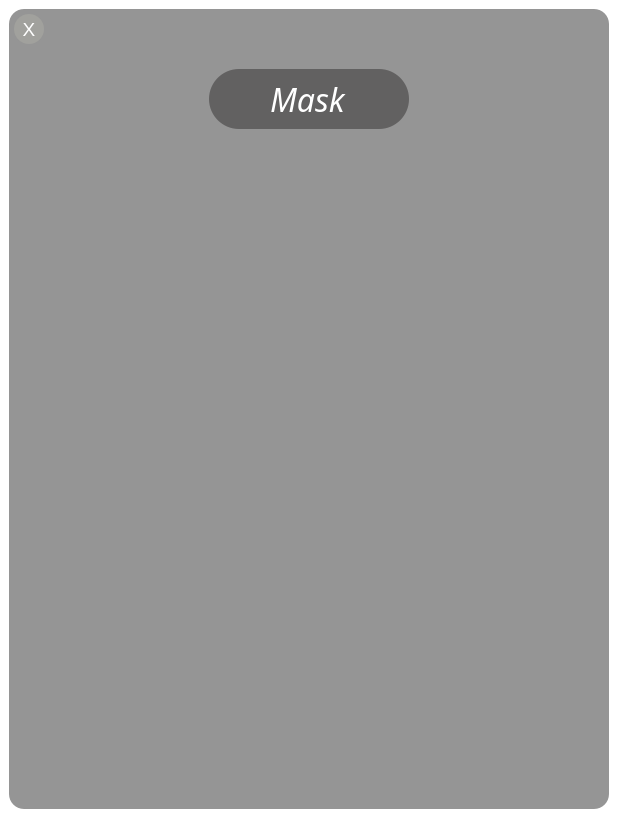
<?xml version="1.0" encoding="UTF-8"?>
<ui version="4.0">
 <class>Widget</class>
 <widget class="QWidget" name="Widget">
  <property name="geometry">
   <rect>
    <x>0</x>
    <y>0</y>
    <width>618</width>
    <height>818</height>
   </rect>
  </property>
  <property name="sizePolicy">
   <sizepolicy hsizetype="Preferred" vsizetype="Preferred">
    <horstretch>0</horstretch>
    <verstretch>0</verstretch>
   </sizepolicy>
  </property>
  <property name="maximumSize">
   <size>
    <width>618</width>
    <height>818</height>
   </size>
  </property>
  <property name="windowTitle">
   <string>Widget</string>
  </property>
  <property name="styleSheet">
   <string notr="true">QWidget{
	background-color: rgba(0, 0, 0, 0);
}</string>
  </property>
  <layout class="QGridLayout" name="gridLayout">
   <property name="leftMargin">
    <number>0</number>
   </property>
   <property name="topMargin">
    <number>0</number>
   </property>
   <property name="rightMargin">
    <number>0</number>
   </property>
   <property name="bottomMargin">
    <number>0</number>
   </property>
   <property name="spacing">
    <number>0</number>
   </property>
   <item row="0" column="0">
    <widget class="MyFrame" name="m_frame">
     <property name="sizePolicy">
      <sizepolicy hsizetype="Fixed" vsizetype="Fixed">
       <horstretch>0</horstretch>
       <verstretch>0</verstretch>
      </sizepolicy>
     </property>
     <property name="minimumSize">
      <size>
       <width>600</width>
       <height>800</height>
      </size>
     </property>
     <property name="maximumSize">
      <size>
       <width>600</width>
       <height>800</height>
      </size>
     </property>
     <property name="baseSize">
      <size>
       <width>600</width>
       <height>800</height>
      </size>
     </property>
     <property name="font">
      <font>
       <family>Cascadia Code PL</family>
       <italic>true</italic>
       <bold>true</bold>
      </font>
     </property>
     <property name="mouseTracking">
      <bool>true</bool>
     </property>
     <property name="focusPolicy">
      <enum>Qt::ClickFocus</enum>
     </property>
     <property name="styleSheet">
      <string notr="true">QFrame{
	border-style: 1px solid;
	border-radius: 15px;
	background-color: rgba(43, 43, 43, 0.5);
    

}</string>
     </property>
     <property name="frameShape">
      <enum>QFrame::StyledPanel</enum>
     </property>
     <property name="frameShadow">
      <enum>QFrame::Raised</enum>
     </property>
     <widget class="QPushButton" name="m_closeButton">
      <property name="geometry">
       <rect>
        <x>5</x>
        <y>5</y>
        <width>30</width>
        <height>30</height>
       </rect>
      </property>
      <property name="font">
       <font>
        <pointsize>14</pointsize>
        <bold>false</bold>
       </font>
      </property>
      <property name="whatsThis">
       <string>exit application</string>
      </property>
      <property name="styleSheet">
       <string notr="true">
QPushButton{
	color: white;
	border-style: none;
	border-radius: 15px;	
	background-color: rgba(187, 187, 174, 0.3);
}
QPushButton:hover{
	border-style: none;
	border-radius: 15px;	
	background-color: rgba(255, 103, 129, 1);
}
</string>
      </property>
      <property name="text">
       <string>X</string>
      </property>
     </widget>
     <widget class="MyLineEdit" name="m_lineEdit">
      <property name="geometry">
       <rect>
        <x>200</x>
        <y>60</y>
        <width>200</width>
        <height>60</height>
       </rect>
      </property>
      <property name="sizePolicy">
       <sizepolicy hsizetype="Preferred" vsizetype="Preferred">
        <horstretch>0</horstretch>
        <verstretch>0</verstretch>
       </sizepolicy>
      </property>
      <property name="font">
       <font>
        <family>Cascadia Mono</family>
        <pointsize>24</pointsize>
        <italic>true</italic>
        <bold>false</bold>
       </font>
      </property>
      <property name="mouseTracking">
       <bool>true</bool>
      </property>
      <property name="tabletTracking">
       <bool>true</bool>
      </property>
      <property name="focusPolicy">
       <enum>Qt::ClickFocus</enum>
      </property>
      <property name="contextMenuPolicy">
       <enum>Qt::DefaultContextMenu</enum>
      </property>
      <property name="acceptDrops">
       <bool>false</bool>
      </property>
      <property name="styleSheet">
       <string notr="true">QLineEdit{
	color: white;
	border-style: none;
	border-radius: 30;
	background-color: rgba(46, 45, 44, 0.5);
}
QLineEdit:hover{
	color: white;
	border-style: none;
	border-radius: 30;
	background-color: rgba(46, 45, 44, 0.8);
}
QLineEdit:focus{
	color: white;
	border-style: none;
	border-radius: 30;
	background-color: rgba(46, 45, 44, 1);
}</string>
      </property>
      <property name="text">
       <string>Mask</string>
      </property>
      <property name="frame">
       <bool>true</bool>
      </property>
      <property name="alignment">
       <set>Qt::AlignCenter</set>
      </property>
      <property name="cursorMoveStyle">
       <enum>Qt::VisualMoveStyle</enum>
      </property>
      <property name="clearButtonEnabled">
       <bool>false</bool>
      </property>
     </widget>
    </widget>
   </item>
  </layout>
 </widget>
 <customwidgets>
  <customwidget>
   <class>MyFrame</class>
   <extends>QFrame</extends>
   <header location="global">myframe.h</header>
   <container>1</container>
  </customwidget>
  <customwidget>
   <class>MyLineEdit</class>
   <extends>QLineEdit</extends>
   <header location="global">mylineedit.h</header>
  </customwidget>
 </customwidgets>
 <resources/>
 <connections>
  <connection>
   <sender>m_closeButton</sender>
   <signal>clicked()</signal>
   <receiver>Widget</receiver>
   <slot>close()</slot>
   <hints>
    <hint type="sourcelabel">
     <x>37</x>
     <y>41</y>
    </hint>
    <hint type="destinationlabel">
     <x>594</x>
     <y>6</y>
    </hint>
   </hints>
  </connection>
 </connections>
</ui>
